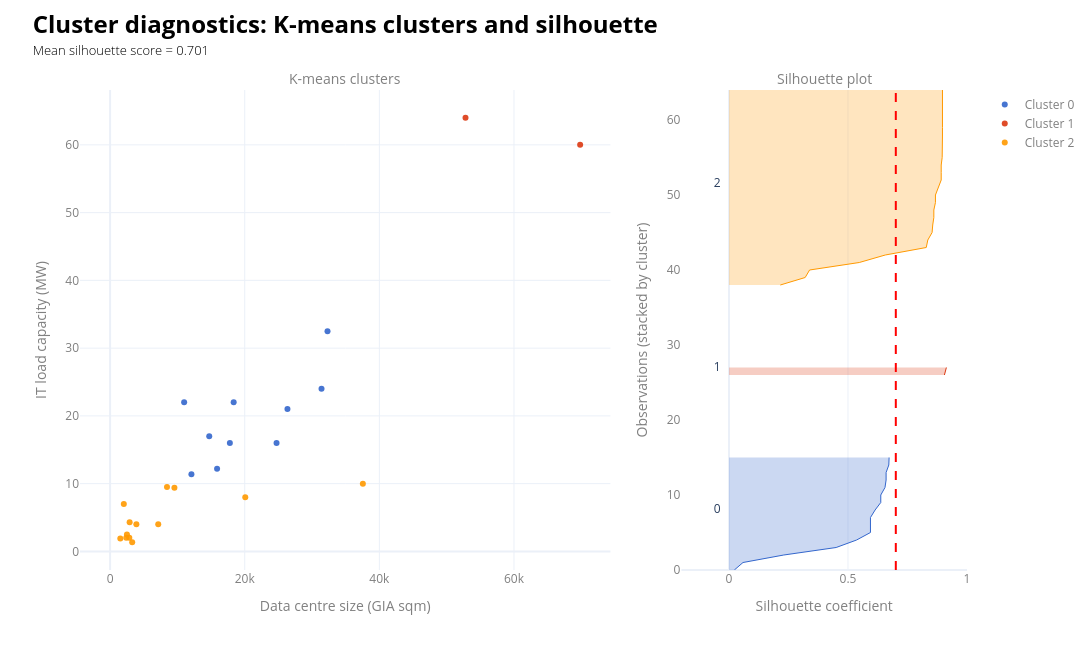

Write notebook code for a chart like this one.
### Markdown cell above
## Cluster Diagnostics

### Code cell
# https://medium.com/@sk.shravan00/k-means-for-3-variables-260d20849730
# https://towardsdatascience.com/best-practices-for-visualizing-your-cluster-results-20a3baac7426/
df_plot = data_ldn_exstg.copy()

xcol = "b8_gia_sqm"
ycol = "it_load_capacity_mw"
clusters_sorted = sorted(df_plot["cluster"].dropna().unique())
palette = px.colors.qualitative.G10
cluster_colour_map = {cl: palette[i % len(palette)] for i, cl in enumerate(clusters_sorted)}

cols_to_show = ["id","current_occupier","lpa_name","data_centre_since", "b8_gia_sqm","b8_total_staff_fte", xcol, ycol]
hovertemplate = "<br>".join([f"{c}: %{{customdata[{i}]}}" for i, c in enumerate(cols_to_show)])
sil_vals = silhouette_samples(X, y)
sil_score = silhouette_score(X, y)

fig = make_subplots(rows=1, cols=2, column_widths=[0.65, 0.35], horizontal_spacing=0.08, subplot_titles=["K-means clusters", "Silhouette plot"],)
# ___________________________________________________________________________________________________________
# LEFT: Scatterplot clusters
for i, cl in enumerate(clusters_sorted):
    d = df_plot[df_plot["cluster"] == cl]
    fig.add_trace(go.Scatter(
            x=d[xcol], y=d[ycol], mode="markers", marker=dict(size=6, color=cluster_colour_map[cl], opacity=0.9),
            name=f"Cluster {int(cl)}",customdata=d[cols_to_show].to_numpy(),hovertemplate=hovertemplate,
        ), row=1, col=1
    )

# # Cluster centres
# centres_scaled = k_means_optimum.cluster_centers_
# centres_unscaled = scaler.inverse_transform(centres_scaled)

# fig.add_trace(go.Scatter(
#     x=centres_unscaled[:, 0],y=centres_unscaled[:, 1],
#     mode="markers+text", marker=dict(size=10, symbol="diamond", color="black"),
#     text=[f"GIA:{x:,.0f}, MW:{y:,.1f}" for x, y in zip(centres_unscaled[:, 0], centres_unscaled[:, 1])],
#     textposition="top center",textfont=dict(color="black", size=10),
#     name="Cluster centres"
# ))
# # Overlay: enterprise=True (small black dot on top)
# enterprise_mask = (df_plot["enterprise"] == True) 
# # & df_plot["cluster"].notna()

# fig.add_trace(go.Scatter(
#         x=df_plot.loc[enterprise_mask, xcol],y=df_plot.loc[enterprise_mask, ycol],
#         mode="markers", marker=dict(size=14, symbol="circle-open",line=dict(color="black", width=2)),
#         name="Enterprise",showlegend=True, hoverinfo="skip"
#     ),row=1, col=1
# )
# ___________________________________________________________________________________________________________
# RIGHT: Silhouette plot
y_lower = 0

for i, cl in enumerate(sorted(np.unique(y))):
    cl_vals = sil_vals[y == cl]
    cl_vals.sort()
    y_upper = y_lower + len(cl_vals)
    y_range = np.arange(y_lower, y_upper)

    # filled silhouette area
    fig.add_trace(go.Scatter(
            x=cl_vals, y=y_range, mode="lines",line=dict(width=1, color=cluster_colour_map[cl]), fill="tozerox", fillcolor=make_transparent(cluster_colour_map.get(cl), alpha=0.25),
            name=f"Cluster {cl}", showlegend=False,  # keep legend only for left plot
            hovertemplate=(
                f"Cluster {cl}<br>"
                "Silhouette: %{x:.3f}<extra></extra>"
            ),
        ),row=1, col=2
    )
    #label at centre of cluster
    fig.add_trace(go.Scatter(x=[-0.05], y=[y_lower + 0.5 * len(cl_vals)],mode="text",text=[str(cl)],showlegend=False,hoverinfo="skip",),row=1, col=2)
    y_lower = y_upper + 10  # spacing between clusters

# Mean silhouette score line
fig.add_vline(x=sil_score,line_width=2,line_dash="dash",line_color="red",row=1, col=2)

# ___________________________________________________________________________________________________________
# Layout
fig.update_layout(
    width=1300, height=650, template="plotly_white",
    title=dict(
        text=(
            f"<span style='font-size:24px; font-weight:bold; color:{notes_colour}; display:block;'>"
            "Cluster diagnostics: K-means clusters and silhouette"
            "</span><br>"
            f"<span style='font-size:13px; font-weight:300; color:{notes_colour}; display:block;'>"
            f"Mean silhouette score = {sil_score:.3f}"
            "</span>"
        ),
        x=0.03,xanchor="left",y=0.95,yanchor="top"
    ), margin=dict(t=90),legend=dict(font=dict(color=labels_colour)),
)

fig.update_annotations(font=dict(size=14, color=labels_colour))
fig.update_xaxes( title_text="Data centre size (GIA sqm)", row=1, col=1, title_font=dict(color=labels_colour), tickfont=dict(color=labels_colour),)
fig.update_yaxes( title_text="IT load capacity (MW)", row=1, col=1,title_font=dict(color=labels_colour),tickfont=dict(color=labels_colour),)
fig.update_xaxes( title_text="Silhouette coefficient", row=1, col=2,range=[-0.2, 1.0],title_font=dict(color=labels_colour), tickfont=dict(color=labels_colour),)
fig.update_yaxes( title_text="Observations (stacked by cluster)", row=1, col=2, title_font=dict(color=labels_colour), tickfont=dict(color=labels_colour), showgrid=False)
fig.show()

### Figure 1 — Plotly figure (JSON) as saved in the notebook; plotly's stock layout.template omitted (floating-point values rounded to 4 significant figures; data arrays with more than 128 entries replaced by an {"elided": "..."} marker saying what was removed)
{"data": [{"customdata": [["Tower_Hamlets-PA_10_02860", "Equinix Data Centre", "Tower Hamlets", 1999, 16413, 262, 16413, null], ["Hounslow-P_2019_3115", "ServerFarm", "Hounslow", 2000, 12080.0, 16, 12080.0, 11.4], ["Hounslow-P_2009_1661", "Redcentric", "Hounslow", 2000, 18116, 159, 18116, null], [null, "Virtus", "Hillingdon", 2002, 18350.0, null, 18350.0, 22], ["Hounslow-P_2007_1897", null, "Hounslow", 2007, 10710, 6, 10710, null], ["Ealing-PP_2015_0516", "Equinix Data Centre", "Ealing", 2007, 26340.0, 90, 26340.0, 21], ["Havering-P0151_12", "Green Mountain", "Havering", 2009, 11000, 60, 11000, 22], ["Tower_Hamlets-PA_22_01023_NC", "Telehouse International Corporation of Europe Ltd", "Tower Hamlets", 2013, 31119, 250, 31119, null], ["Hounslow-P_2011_3272", "Virtus", "Hounslow", 2014, 15893, 12, 15893, 12.2], ["Tower_Hamlets-PA_13_00803", "Digital Realty ", "Tower Hamlets", 2014, 12900, 41, 12900, null], ["Tower_Hamlets-PA_20_02381_NC", "Echelon", "Tower Hamlets", 2016, 14727, 61, 14727, 17], [null, "Virtus", "Hillingdon", 2018, 31410.0, null, 31410.0, 24], [null, "Virtus", "Hillingdon", 2020, 24720.0, null, 24720.0, 16], [null, "Virtus", "Hillingdon", 2020, 32300.0, null, 32300.0, 32.5], [null, "Virtus", "Hillingdon", 2020, 19580.0, null, 19580.0, null], ["Enfield-18_04024_FUL", "ARK Data Centres", "Enfield", 2020, 17790.0, null, 17790.0, 16]], "hovertemplate": "id: %{customdata[0]}<br>current_occupier: %{customdata[1]}<br>lpa_name: %{customdata[2]}<br>data_centre_since: %{customdata[3]}<br>b8_gia_sqm: %{customdata[4]}<br>b8_total_staff_fte: %{customdata[5]}<br>b8_gia_sqm: %{customdata[6]}<br>it_load_capacity_mw: %{customdata[7]}", "marker": {"color": "#3366CC", "opacity": 0.9, "size": 6}, "mode": "markers", "name": "Cluster 0", "type": "scatter", "x": [16410.0, 12080.0, 18120.0, 18350.0, 10710.0, 26340.0, 11000.0, 31120.0, 15890.0, 12900.0, 14730.0, 31410.0, 24720.0, 32300.0, 19580.0, 17790.0], "xaxis": "x", "y": [NaN, 11.4, NaN, 22.0, NaN, 21.0, 22.0, NaN, 12.2, NaN, 17.0, 24.0, 16.0, 32.5, NaN, 16.0], "yaxis": "y"}, {"customdata": [["Tower_Hamlets-PA_24_01932_A1", "Global Switch London", "Tower Hamlets", 2002, 69829, 84, 69829, 60], ["Barking_&_Dagenham-18_00161_FUL", "NTT Data Centre", "Barking & Dagenham", 2025, 52800.0, 150, 52800.0, 64]], "hovertemplate": "id: %{customdata[0]}<br>current_occupier: %{customdata[1]}<br>lpa_name: %{customdata[2]}<br>data_centre_since: %{customdata[3]}<br>b8_gia_sqm: %{customdata[4]}<br>b8_total_staff_fte: %{customdata[5]}<br>b8_gia_sqm: %{customdata[6]}<br>it_load_capacity_mw: %{customdata[7]}", "marker": {"color": "#DC3912", "opacity": 0.9, "size": 6}, "mode": "markers", "name": "Cluster 1", "type": "scatter", "x": [69830.0, 52800.0], "xaxis": "x", "y": [60.0, 64.0], "yaxis": "y"}, {"customdata": {"elided": "27x8 mixed values"}, "hovertemplate": "id: %{customdata[0]}<br>current_occupier: %{customdata[1]}<br>lpa_name: %{customdata[2]}<br>data_centre_since: %{customdata[3]}<br>b8_gia_sqm: %{customdata[4]}<br>b8_total_staff_fte: %{customdata[5]}<br>b8_gia_sqm: %{customdata[6]}<br>it_load_capacity_mw: %{customdata[7]}", "marker": {"color": "#FF9900", "opacity": 0.9, "size": 6}, "mode": "markers", "name": "Cluster 2", "type": "scatter", "x": [8450.0, 2400.0, 3900.0, 1895.0, 5400.0, 1517.0, 6200.0, 37550.0, 4000.0, 2500.0, 7150.0, 2900.0, 20080.0, 1320.0, 2037.0, 690.0, 2850.0, 2041.0, 24.0, 3282.0, 4104.0, 490.0, 3198.0, 9553.0, 925.9, 1850.0, 90.0], "xaxis": "x", "y": [9.5, 2.0, 4.0, NaN, NaN, 1.9, NaN, 10.0, NaN, 2.5, 4.0, 4.3, 8.0, NaN, 7.0, NaN, 2.0, NaN, NaN, 1.35, NaN, NaN, NaN, 9.4, NaN, NaN, NaN], "yaxis": "y"}, {"fill": "tozerox", "fillcolor": "rgba(51,102,204,0.25)", "hovertemplate": "Cluster 0<br>Silhouette: %{x:.3f}<extra></extra>", "line": {"color": "#3366CC", "width": 1}, "mode": "lines", "name": "Cluster 0", "showlegend": false, "type": "scatter", "x": [0.02238, 0.05888, 0.2302, 0.4503, 0.5362, 0.5944, 0.5944, 0.5944, 0.6139, 0.6377, 0.6377, 0.6554, 0.6601, 0.6601, 0.6715, 0.6728], "xaxis": "x2", "y": [0, 1, 2, 3, 4, 5, 6, 7, 8, 9, 10, 11, 12, 13, 14, 15], "yaxis": "y2"}, {"hoverinfo": "skip", "mode": "text", "showlegend": false, "text": ["0"], "type": "scatter", "x": [-0.05], "xaxis": "x2", "y": [8], "yaxis": "y2"}, {"fill": "tozerox", "fillcolor": "rgba(220,57,18,0.25)", "hovertemplate": "Cluster 1<br>Silhouette: %{x:.3f}<extra></extra>", "line": {"color": "#DC3912", "width": 1}, "mode": "lines", "name": "Cluster 1", "showlegend": false, "type": "scatter", "x": [0.9051, 0.9133], "xaxis": "x2", "y": [26, 27], "yaxis": "y2"}, {"hoverinfo": "skip", "mode": "text", "showlegend": false, "text": ["1"], "type": "scatter", "x": [-0.05], "xaxis": "x2", "y": [27], "yaxis": "y2"}, {"fill": "tozerox", "fillcolor": "rgba(255,153,0,0.25)", "hovertemplate": "Cluster 2<br>Silhouette: %{x:.3f}<extra></extra>", "line": {"color": "#FF9900", "width": 1}, "mode": "lines", "name": "Cluster 2", "showlegend": false, "type": "scatter", "x": [0.2156, 0.3201, 0.3386, 0.5475, 0.6565, 0.8287, 0.8353, 0.8534, 0.856, 0.8607, 0.8607, 0.8674, 0.8674, 0.8799, 0.8916, 0.8916, 0.8916, 0.8957, 0.897, 0.897, 0.897, 0.897, 0.897, 0.897, 0.897, 0.897, 0.897], "xaxis": "x2", "y": [38, 39, 40, 41, 42, 43, 44, 45, 46, 47, 48, 49, 50, 51, 52, 53, 54, 55, 56, 57, 58, 59, 60, 61, 62, 63, 64], "yaxis": "y2"}, {"hoverinfo": "skip", "mode": "text", "showlegend": false, "text": ["2"], "type": "scatter", "x": [-0.05], "xaxis": "x2", "y": [51.5], "yaxis": "y2"}], "layout": {"annotations": [{"font": {"color": "grey", "size": 14}, "showarrow": false, "text": "K-means clusters", "x": 0.299, "xanchor": "center", "xref": "paper", "y": 1, "yanchor": "bottom", "yref": "paper"}, {"font": {"color": "grey", "size": 14}, "showarrow": false, "text": "Silhouette plot", "x": 0.839, "xanchor": "center", "xref": "paper", "y": 1, "yanchor": "bottom", "yref": "paper"}], "height": 650, "legend": {"font": {"color": "grey"}}, "margin": {"t": 90}, "shapes": [{"line": {"color": "red", "dash": "dash", "width": 2}, "type": "line", "x0": 0.7009, "x1": 0.7009, "xref": "x2", "y0": 0, "y1": 1, "yref": "y2 domain"}], "title": {"text": "<span style='font-size:24px; font-weight:bold; color:black; display:block;'>Cluster diagnostics: K-means clusters and silhouette</span><br><span style='font-size:13px; font-weight:300; color:black; display:block;'>Mean silhouette score = 0.701</span>", "x": 0.03, "xanchor": "left", "y": 0.95, "yanchor": "top"}, "width": 1300, "xaxis": {"anchor": "y", "domain": [0, 0.598], "tickfont": {"color": "grey"}, "title": {"font": {"color": "grey"}, "text": "Data centre size (GIA sqm)"}}, "xaxis2": {"anchor": "y2", "domain": [0.678, 1], "range": [-0.2, 1], "tickfont": {"color": "grey"}, "title": {"font": {"color": "grey"}, "text": "Silhouette coefficient"}}, "yaxis": {"anchor": "x", "domain": [0, 1], "tickfont": {"color": "grey"}, "title": {"font": {"color": "grey"}, "text": "IT load capacity (MW)"}}, "yaxis2": {"anchor": "x2", "domain": [0, 1], "showgrid": false, "tickfont": {"color": "grey"}, "title": {"font": {"color": "grey"}, "text": "Observations (stacked by cluster)"}}}}
